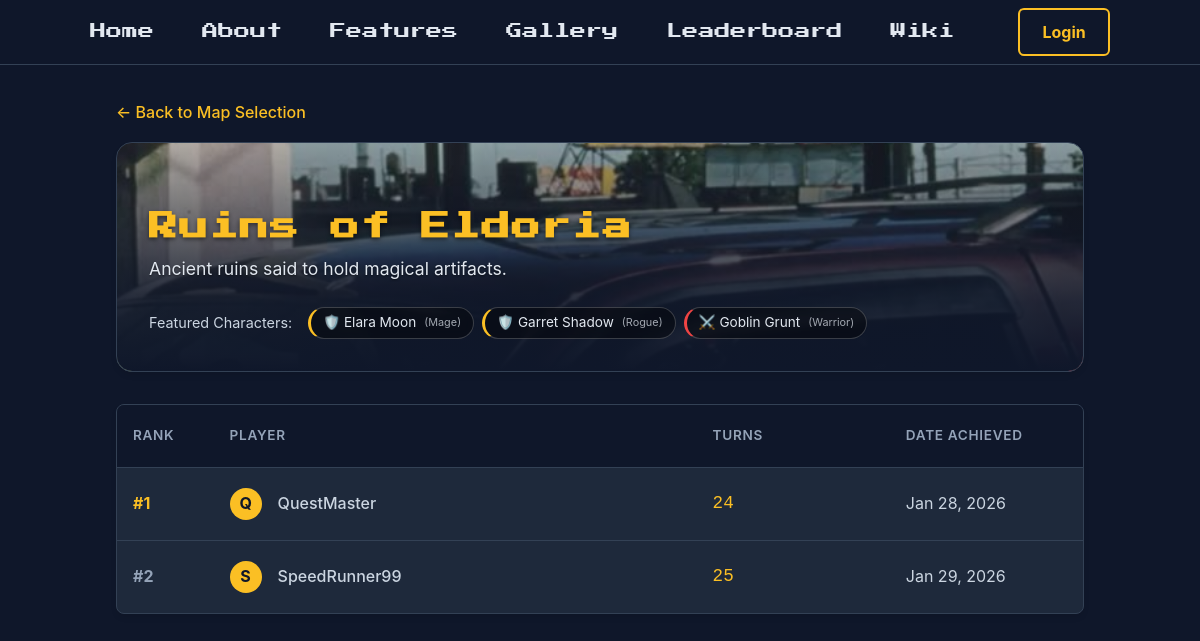
The app's page /map_leaderboard.php?id=2, older data.
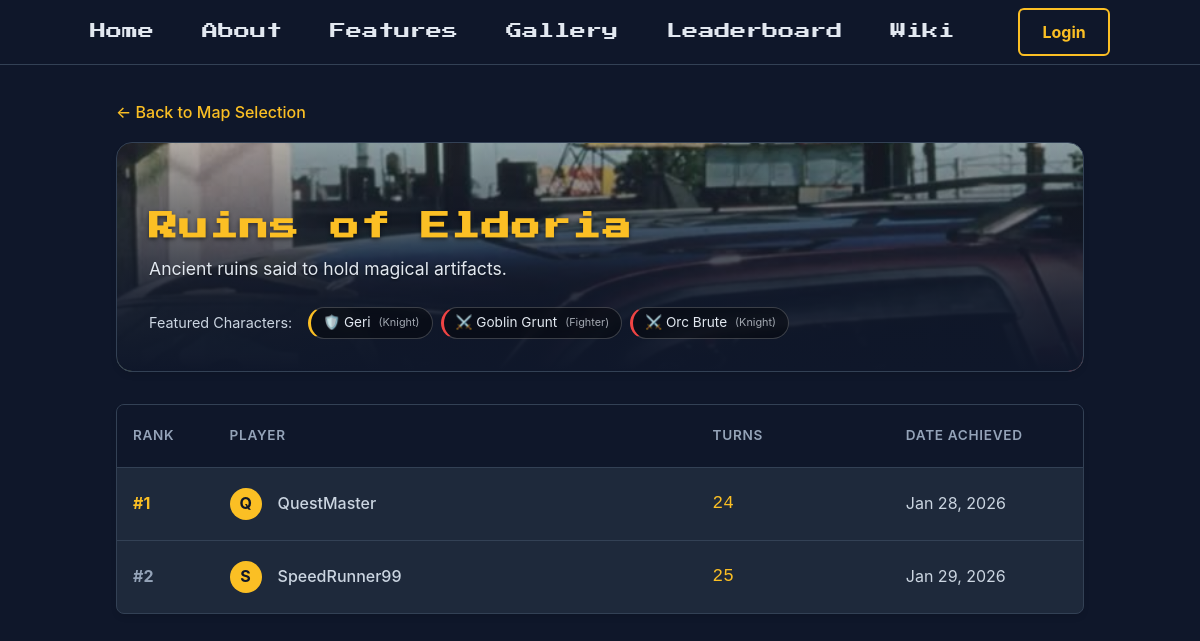
The same page, newer data.
### tables this page shows
CREATE TABLE `characters` (
  `character_id` int(11) NOT NULL,
  `name` varchar(50) NOT NULL,
  `class_id` int(11) NOT NULL,
  `ally` tinyint(1) DEFAULT 1,
  `base_hp` int(11) NOT NULL,
  `base_str` int(11) NOT NULL,
  `base_dex` int(11) NOT NULL,
  `base_skill` int(11) NOT NULL,
  `base_def` int(11) NOT NULL,
  `base_luck` int(11) NOT NULL,
  `base_move` int(11) NOT NULL,
  `description` text DEFAULT NULL,
  `image_url` varchar(255) DEFAULT NULL
);

CREATE TABLE `classes` (
  `class_id` int(11) NOT NULL,
  `name` varchar(50) NOT NULL,
  `description` text DEFAULT NULL,
  `image_url` varchar(255) DEFAULT NULL
);

CREATE TABLE `scores` (
  `score_id` int(11) UNSIGNED NOT NULL,
  `user_id` int(11) NOT NULL,
  `map_id` int(11) NOT NULL,
  `turns` int(11) NOT NULL,
  `date` datetime DEFAULT current_timestamp()
);

CREATE TABLE `users` (
  `id` int(11) NOT NULL,
  `username` varchar(50) NOT NULL,
  `email` varchar(100) NOT NULL,
  `password` varchar(255) NOT NULL,
  `admin` tinyint(1) NOT NULL DEFAULT 0,
  `reset_token` varchar(100) DEFAULT NULL,
  `reset_token_expires` datetime DEFAULT NULL,
  `created_at` timestamp NOT NULL DEFAULT current_timestamp(),
  `profile_picture` varchar(255) DEFAULT 'uploads/profiles/default.png',
  `api_token` varchar(64) DEFAULT NULL
);

### map_leaderboard.php (the view, shortened to what the changed rows need)
<?php
$conn = getDBConnection();
$map_id = isset($_GET['id']) ? (int)$_GET['id'] : 0;
$map_stmt = $conn->prepare("SELECT * FROM maps WHERE id = ?");
$map_stmt->bind_param("i", $map_id);
$map_stmt->execute();
$map_info = $map_stmt->get_result()->fetch_assoc();
$derivedFileName = strtolower(str_replace(' ', '_', $map_info['name'])) . '.jpg';
$derivedPath = 'uploads/maps/' . $derivedFileName;
if (file_exists($derivedPath)) {
    $bgImage = $derivedPath;
} elseif (!empty($map_info['bg'])) {
    $bgImage = htmlspecialchars(strpos($map_info['bg'], 'uploads/maps/') !== false ? $map_info['bg'] : 'uploads/maps/' . basename($map_info['bg']));
} else {
    $bgImage = 'uploads/maps/default-map.jpg';
}
$char_sql = "SELECT c.name, cl.name as class_name, c.ally
             FROM map_characters mc
             JOIN characters c ON mc.character_id = c.character_id
             JOIN classes cl ON c.class_id = cl.class_id
             WHERE mc.map_id = ?";
$char_stmt = $conn->prepare($char_sql);
$char_stmt->bind_param("i", $map_id);
$char_stmt->execute();
$chars_result = $char_stmt->get_result();
$score_sql = "SELECT s.turns, s.date, u.username, u.profile_picture
              FROM scores s
              JOIN users u ON s.user_id = u.id
              WHERE s.map_id = ?
              ORDER BY s.turns ASC, s.date DESC LIMIT 50";
$score_stmt = $conn->prepare($score_sql);
$score_stmt->bind_param("i", $map_id);
$score_stmt->execute();
$scores_result = $score_stmt->get_result();
?>
<!DOCTYPE html>
<html lang="en">
<head>
    <link rel="stylesheet" href="styles.css">
</head>
<body>
    <div class="map-leaderboard-container">
        <div class="map-header" style="background-image: url('<?php echo $bgImage; ?>');">
            <div class="map-header-content">
                <h1 class="map-title"><?php echo htmlspecialchars($map_info['name']); ?></h1>
                <?php if ($chars_result->num_rows > 0): ?>
                    <div class="char-container">
                        <span class="featured-chars-label">Featured Characters:</span>
                        <?php while($char = $chars_result->fetch_assoc()): ?>
                            <div class="char-tag <?php echo $char['ally'] ? 'char-ally' : 'char-enemy'; ?>">
                                <?php echo $char['ally'] ? '🛡️' : '⚔️'; ?>
                                <?php echo htmlspecialchars($char['name']); ?>
                                <span class="char-class-label">(<?php echo htmlspecialchars($char['class_name']); ?>)</span>
                            </div>
                        <?php endwhile; ?>
                    </div>
                <?php endif; ?>
            </div>
        </div>
        <div class="table-wrapper">
            <?php if ($scores_result->num_rows > 0): ?>
            <table>
                <thead>
                    <tr>
                        <th width="10%">Rank</th>
                        <th width="50%">Player</th>
                        <th width="20%">Turns</th>
                        <th width="20%">Date Achieved</th>
                    </tr>
                </thead>
                <tbody>
                    <?php
                    $rank = 1;
                    while($row = $scores_result->fetch_assoc()):
                        $rankClass = $rank <= 3 ? "rank-$rank" : "";
                    ?>
                    <tr>
                        <td class="<?php echo $rankClass; ?>">#<?php echo $rank; ?></td>
                        <td>
                            <div class="user-flex">
                                <div class="avatar">
                                    <?php if (!empty($row['profile_picture']) && $row['profile_picture'] !== 'uploads/profiles/default.png'): ?>
                                        <img src="<?php echo htmlspecialchars($row['profile_picture']); ?>" alt="Profile">
                                    <?php else: ?>
                                        <?php echo strtoupper(substr($row['username'], 0, 1)); ?>
                                    <?php endif; ?>
                                </div>
                                <?php echo htmlspecialchars($row['username']); ?>
                            </div>
                        </td>
                        <td class="score-turns"><?php echo htmlspecialchars($row['turns']); ?></td>
                        <td><?php echo date('M j, Y', strtotime($row['date'])); ?></td>
                    </tr>
                    <?php $rank++; endwhile; ?>
                </tbody>
            </table>
            <?php endif; ?>
        </div>
    </div>
</body>
</html>

Row changes from the older to the newer data that the page shows:
no longer on this page (row edited): characters: name "Elara Moon", class.name "Mage", ally 1 (drawn)
removed characters: name "Garret Shadow", class.name "Rogue", ally 1 (drawn)
added characters: name "Geri", class.name "Knight", ally 1 (drawn)
changed characters "Goblin Grunt": class.name "Warrior" → "Fighter"
added characters: name "Orc Brute", class.name "Knight", ally 0 (drawn)
